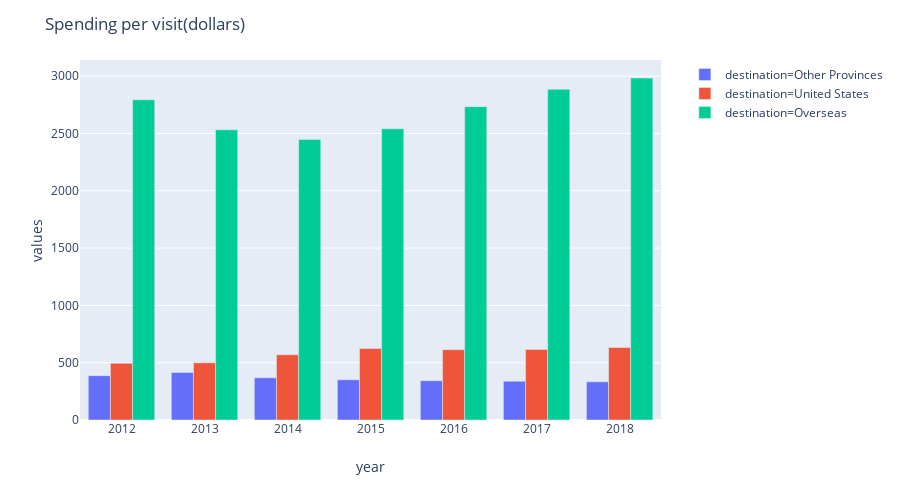

Here is the notebook cell this chart was saved with:
### Markdown cell above
### Spending per visit by Ontarion residents

### Code cell
df = pd.read_csv('spending_per_visit.csv')
df = df.T
df = df.rename(columns=df.iloc[0]).iloc[1:]
df = df.reset_index()
df = df.rename(columns={'index': 'year'})

df['Other Provinces'] = df['Other Provinces'].astype(int)
df['United States'] = df['United States'].astype(int)
df['Overseas'] = df['Overseas'].str.replace(',', '')
df['Overseas'] = df['Overseas'].astype(int)
df['year'] = df['year'].astype(int)
df = pd.melt(df,id_vars=['year'],var_name='destination', value_name='values')

fig = px.bar(df, x="year", y="values", color='destination', barmode='group', height=500)
fig.update_layout(title_text="Spending per visit(dollars)")
fig.show()

### Figure 1 — Plotly figure (JSON) as saved in the notebook; plotly's stock layout.template omitted (floating-point values rounded to 4 significant figures)
{"data": [{"alignmentgroup": "True", "hoverlabel": {"namelength": 0}, "hovertemplate": "destination=Other Provinces<br>year=%{x}<br>values=%{y}", "legendgroup": "destination=Other Provinces", "marker": {"color": "#636efa"}, "name": "destination=Other Provinces", "offsetgroup": "destination=Other Provinces", "orientation": "v", "showlegend": true, "textposition": "auto", "type": "bar", "x": [2012, 2013, 2014, 2015, 2016, 2017, 2018], "xaxis": "x", "y": [387, 414, 368, 351, 343, 338, 333], "yaxis": "y"}, {"alignmentgroup": "True", "hoverlabel": {"namelength": 0}, "hovertemplate": "destination=United States<br>year=%{x}<br>values=%{y}", "legendgroup": "destination=United States", "marker": {"color": "#EF553B"}, "name": "destination=United States", "offsetgroup": "destination=United States", "orientation": "v", "showlegend": true, "textposition": "auto", "type": "bar", "x": [2012, 2013, 2014, 2015, 2016, 2017, 2018], "xaxis": "x", "y": [495, 499, 569, 623, 614, 616, 633], "yaxis": "y"}, {"alignmentgroup": "True", "hoverlabel": {"namelength": 0}, "hovertemplate": "destination=Overseas<br>year=%{x}<br>values=%{y}", "legendgroup": "destination=Overseas", "marker": {"color": "#00cc96"}, "name": "destination=Overseas", "offsetgroup": "destination=Overseas", "orientation": "v", "showlegend": true, "textposition": "auto", "type": "bar", "x": [2012, 2013, 2014, 2015, 2016, 2017, 2018], "xaxis": "x", "y": [2794, 2532, 2447, 2541, 2734, 2885, 2984], "yaxis": "y"}], "layout": {"barmode": "group", "height": 500, "legend": {"tracegroupgap": 0}, "margin": {"t": 60}, "title": {"text": "Spending per visit(dollars)"}, "xaxis": {"anchor": "y", "domain": [0, 0.98], "title": {"text": "year"}}, "yaxis": {"anchor": "x", "domain": [0, 1], "title": {"text": "values"}}}}
